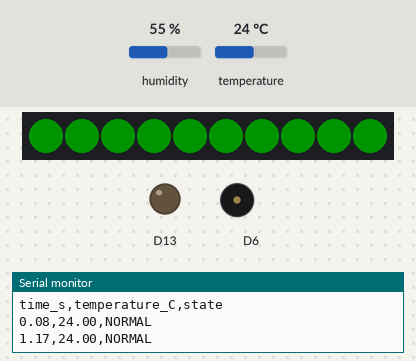
Recording of a sketch running on a simulated Adafruit Circuit Playground Express. Parts: 10 RGB LEDs in strip order, left to right, output pins drawn as LEDs (lit = HIGH), buzzer (waves = sounding), the last lines printed to the serial monitor. The test bench sets the inputs (shaded band); at power-on: temperature 24 °C, humidity 55 %. Dim RGB values are drawn brighter than linear.

Above: at 1.9 s.
2.0 s: temperature set to 37.6 °C
At 2.6 s:
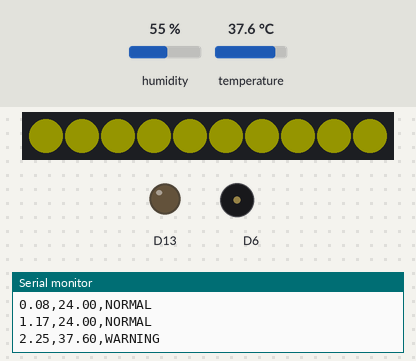
3.7 s: temperature set to 38.7 °C
At 5.7 s:
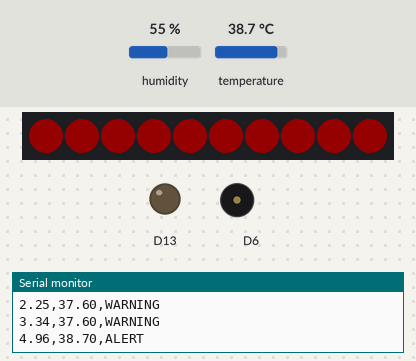
6.3 s: temperature set to 12 °C
At 6.45 s:
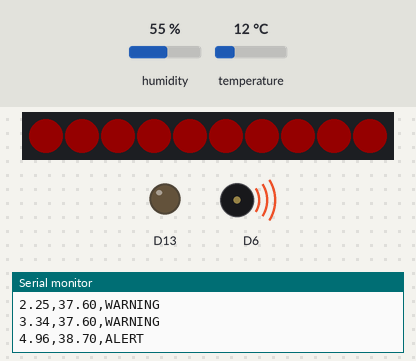
9.1 s: temperature set to 41 °C
At 11.2 s:
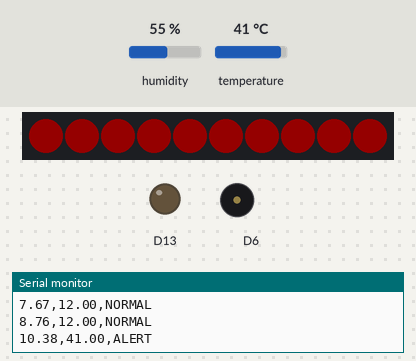
13.2 s: temperature set to 19 °C
At 13.49 s:
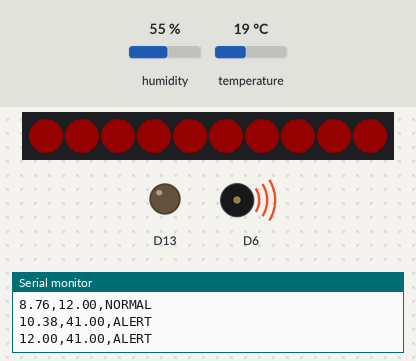
Timing chart, 0 to 16.2 s (numbered marks = the images above; inputs shaded):
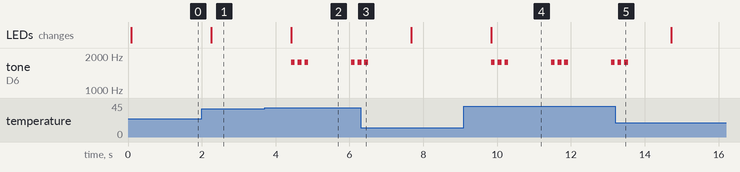

Measured:
- the behaviour switches between 37.9 and 38 °C on temperature (found by bisection; images 1 and 2)
- after the input at 2.0 s, the LEDs: change after 0.25 s (image 1)
- after the input at 3.7 s, tone on D6: plays 1760 Hz for 0.10 s, 1760 Hz for 0.10 s, 1760 Hz for 0.10 s, 1760 Hz for 0.10 s, 1760 Hz for 0.07 s, starting after 0.72 s; the LEDs: change after 0.72 s (image 2)
- after the input at 6.3 s, tone on D6: goes on until 6.5 s, then stays silent
- after the input at 9.1 s, tone on D6: silent → 1760 Hz after 0.74 s, then repeats every 1.6 s: 2 × (silent 0.08 s, 1760 Hz 0.10 s), silent 1.2 s, 1760 Hz 0.10 s; the LEDs: change after 0.74 s (image 4)
- after the input at 13.2 s, tone on D6: goes on until 13.5 s, then stays silent

The sketch:

code-temperature.ino
```cpp
#include <Adafruit_CircuitPlayground.h>
#include <Adafruit_AHTX0.h>

Adafruit_AHTX0 aht;

// Temperature thresholds
float warningTemp = 37.5;
float alertTemp = 38.0;

// Sensor values
float temperatureC;
float humidityPercent;

// Timing
unsigned long startTime;

void setAllPixels(uint32_t color) {
  for (int i = 0; i < 10; i++) {
    CircuitPlayground.setPixelColor(i, color);
  }
}

void alertSound() {
  for (int i = 0; i < 3; i++) {
    CircuitPlayground.playTone(1760, 100);
    delay(80);
  }
}

void setup() {
  Serial.begin(115200);
  CircuitPlayground.begin();

  if (!aht.begin()) {
    Serial.println("Could not find AHT20. Check your wiring!");
    while (1) {
      delay(10);
    }
  }

  startTime = millis();

  Serial.println("time_s,temperature_C,state");
}

void loop() {
  sensors_event_t humidity, temp;
  aht.getEvent(&humidity, &temp);

  temperatureC = temp.temperature;
  humidityPercent = humidity.relative_humidity;

  String state = "NORMAL";

  if (temperatureC >= alertTemp) {
    state = "ALERT";

    CircuitPlayground.clearPixels();
    setAllPixels(0xFF0000);   // red
    alertSound();             // built-in speaker sound

  } else if (temperatureC >= warningTemp) {
    state = "WARNING";

    CircuitPlayground.clearPixels();
    setAllPixels(0xFFFF00);   // yellow

  } else {
    state = "NORMAL";

    CircuitPlayground.clearPixels();
    setAllPixels(0x00FF00);   // green
  }

  float time_s = (millis() - startTime) / 1000.0;

  Serial.print(time_s);
  Serial.print(",");
  Serial.print(temperatureC);
  Serial.print(",");
  Serial.println(state);

  delay(1000);
}
```
